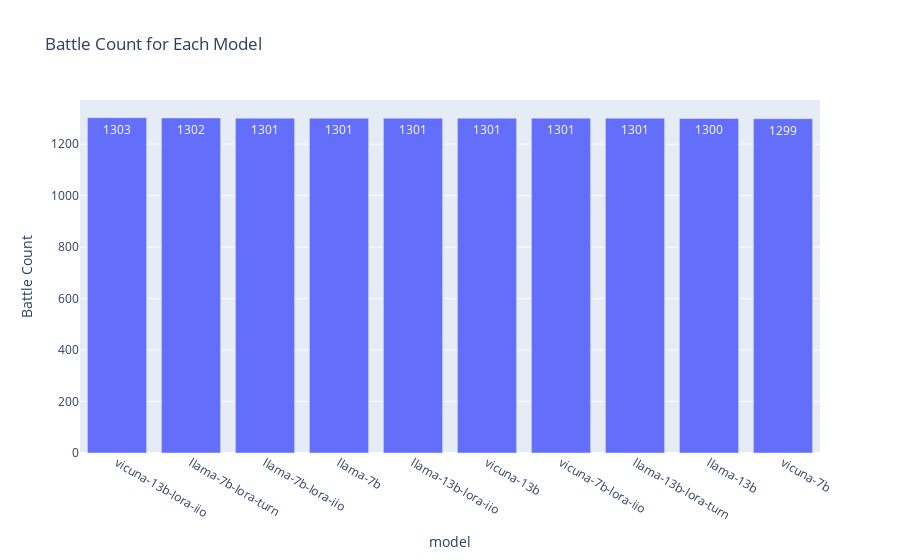

This figure's notebook cell:
### Markdown cell above
## Non-uniform Model Frequency

When we initially launched the tournament, we had prior information on the likely ranking based on our benchmarks and chose to pair models according to this ranking. We gave preference to what we believed would be strong pairings based on this ranking. However, we later switched to uniform sampling to get better overall coverage of the rankings.
Towards the end of the tournament, we also introduced a new model `fastchat-t5-3b`.
All of these result in non-uniform model frequency.

### Code cell
fig = px.bar(pd.concat([battles["model_a"], battles["model_b"]]).value_counts(),
             title="Battle Count for Each Model", text_auto=True)
fig.update_layout(xaxis_title="model", yaxis_title="Battle Count", 
                  showlegend=False)
fig

### Figure 1 — Plotly figure (JSON) as saved in the notebook; plotly's stock layout.template omitted (floating-point values rounded to 4 significant figures)
{"data": [{"alignmentgroup": "True", "hovertemplate": "variable=count<br>index=%{x}<br>value=%{y}<extra></extra>", "legendgroup": "count", "marker": {"color": "#636efa", "pattern": {"shape": ""}}, "name": "count", "offsetgroup": "count", "orientation": "v", "showlegend": true, "textposition": "auto", "texttemplate": "%{y}", "type": "bar", "x": ["vicuna-13b-lora-iio", "llama-7b-lora-turn", "llama-7b-lora-iio", "llama-7b", "llama-13b-lora-iio", "vicuna-13b", "vicuna-7b-lora-iio", "llama-13b-lora-turn", "llama-13b", "vicuna-7b"], "xaxis": "x", "y": [1303, 1302, 1301, 1301, 1301, 1301, 1301, 1301, 1300, 1299], "yaxis": "y"}], "layout": {"barmode": "relative", "legend": {"title": {"text": "variable"}, "tracegroupgap": 0}, "showlegend": false, "title": {"text": "Battle Count for Each Model"}, "xaxis": {"anchor": "y", "domain": [0, 1], "title": {"text": "model"}}, "yaxis": {"anchor": "x", "domain": [0, 1], "title": {"text": "Battle Count"}}}}
